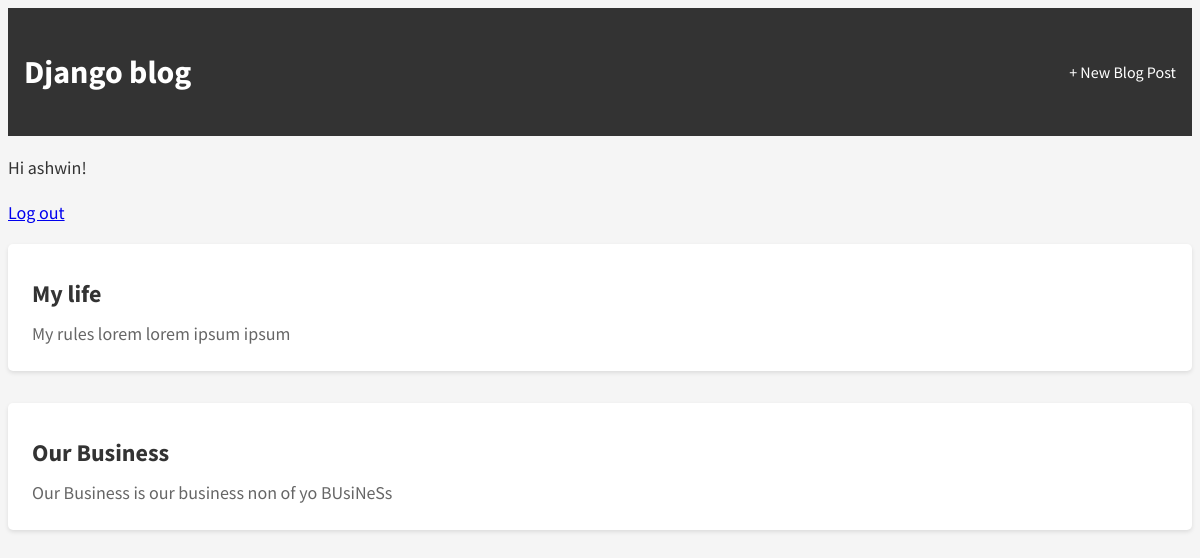
Before: / (signed in) with the older database file.
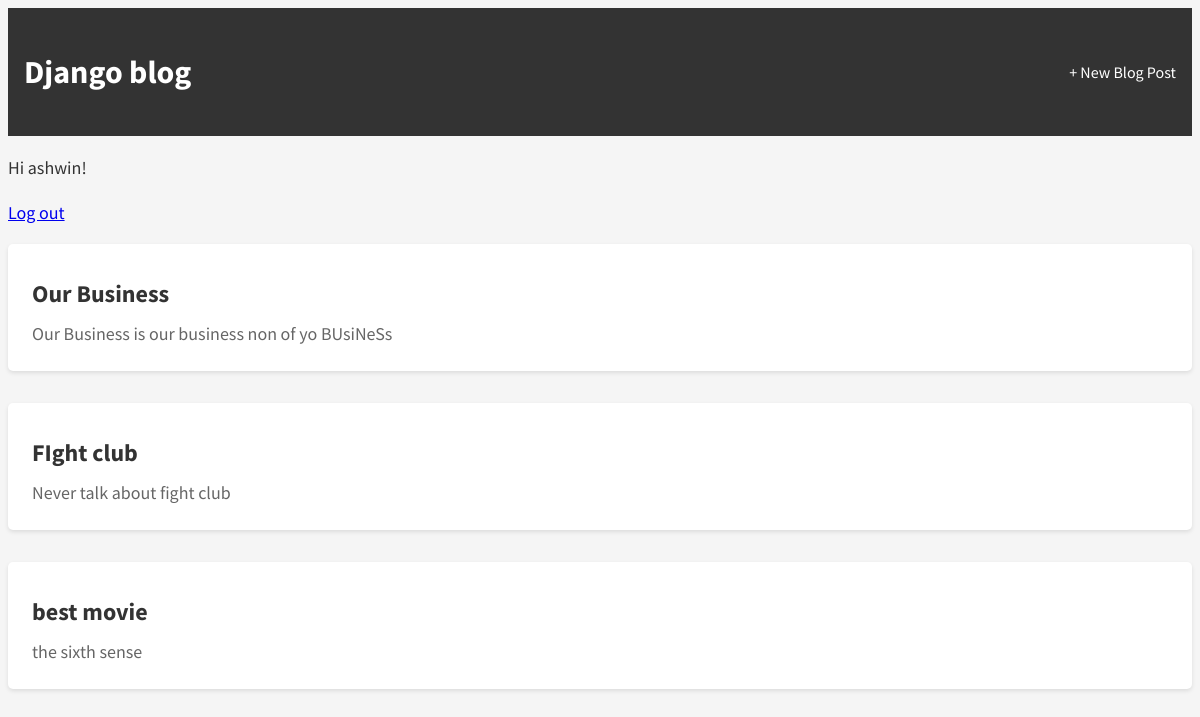
After: the same page with the newer database file.
### blog/models.py (models this page shows, shortened)
class Post(models.Model):
    title = models.CharField(max_length=200)
    author = models.ForeignKey('auth.User', on_delete=models.CASCADE,)
    body = models.TextField()

### blog/views.py (the view)
# urls.py: path('',BlogListView.as_view(), name="home"),
class BlogListView(ListView):
    model = Post
    template_name ="home.html"

### templates/home.html
{% extends 'base.html' %}
{% block content %}
{% for post in object_list %}
<div class="post-entry">
<h2><a href="{% url 'post_detail' post.pk %}">{{ post.title }}</a></h2>
<p>{{ post.body }}</p>
</div>
{% endfor %}
{% endblock content %}

Changed rows visible on the page:
removed Post: title "My life", body "My rules lorem lorem ipsum ipsum"
added Post: title "FIght club", body "Never talk about fight club"
added Post: title "best movie", body "the sixth sense"
